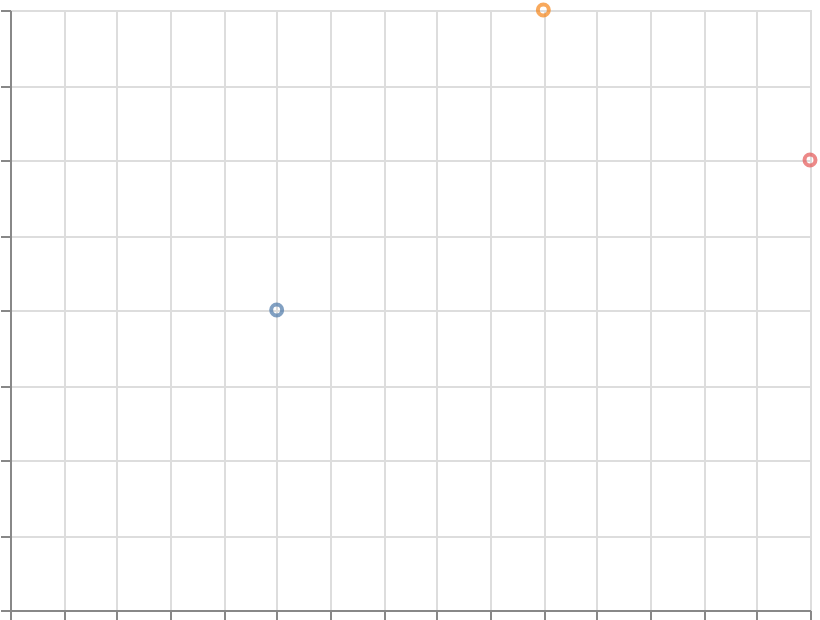

Write a Vega-Lite specification for this figure.
### Vega-Lite specification from a JSON file in a GitHub repository (floating-point values rounded to 4 significant figures)
{"$schema": "https://vega.github.io/schema/vega-lite/v6.json", "width": 400, "height": 300, "padding": 5, "autosize": "none", "data": {"name": "table", "values": [{"x": 1, "y": 2, "cat": "A"}, {"x": 2, "y": 4, "cat": "B"}, {"x": 3, "y": 3, "cat": "C"}]}, "mark": "point", "encoding": {"x": {"field": "x", "type": "quantitative"}, "y": {"field": "y", "type": "quantitative"}, "color": {"field": "cat", "type": "nominal", "legend": {"orient": "bottom"}}}}
